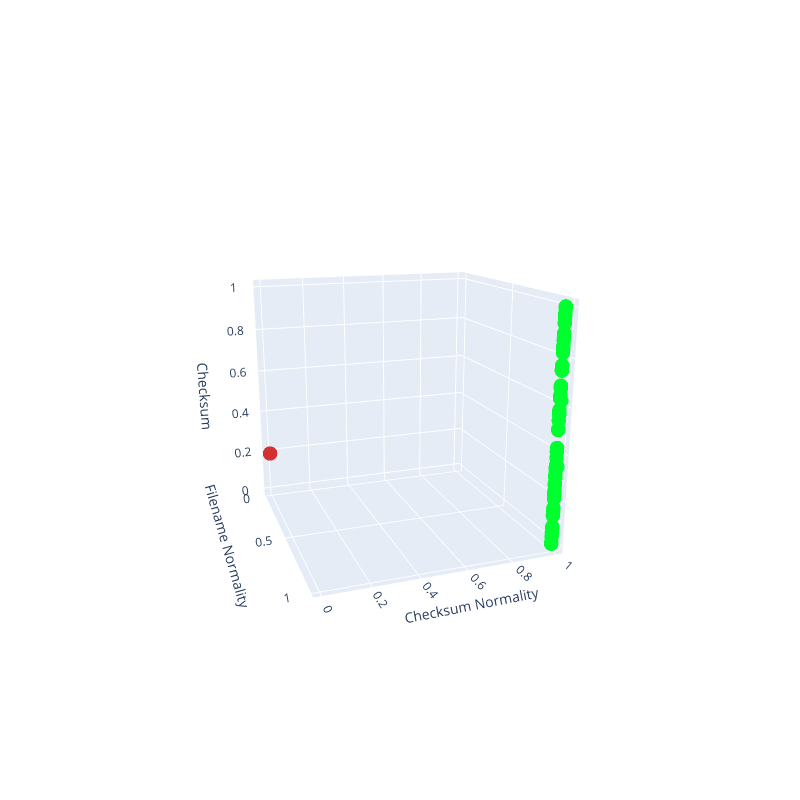

Notebook source saved alongside this figure:
### Markdown cell above
# Baseline: Files Executed During Boot

Axis descriptions:

- **Checksum**: Serves only to spread out the data for better visualization.
- **Filename Normality**: Shows how often file names appear in the baseline.
- **Checksum Normality**: Shows how often file contents appear in the baseline.

*Fewer matches, or values closer to zero, are more likely to be anomalous.*

***Rule of thumb:*** Green is good, red is bad.

### Code cell
x = analysis_df[['FileName_Count_Data','ImageChecksum_Count_Data', 'ImageChecksum_Data']].values
Scene = dict(xaxis = dict(title = 'Filename Normality'), yaxis = dict(title = 'Checksum Normality'), zaxis = dict(title = 'Checksum'))
trace = go.Scatter3d(
                     x=x[:, 0],
                     y=x[:, 1],
                     z=x[:, 2], 
                     mode='markers', 
                     marker=dict(
                                 color = analysis_df['ImageChecksum_Count_Data'], 
                                 colorscale=['#cf0000', '#00ff2f'],   # choose a colorscale
                                 opacity = 0.8, 
                                 size = 5
                     ), 
                     hovertemplate = analysis_df.FileName.astype(str)
                    )
layout = go.Layout(margin=dict(l=0,r=0), scene = Scene, height = 800, width = 800)
data = [trace]
fig = go.Figure(data = data, layout = layout)
fig.show()

### Figure 1 — Plotly figure (JSON) as saved in the notebook; plotly's stock layout.template omitted (floating-point values rounded to 4 significant figures; data arrays with more than 128 entries replaced by an {"elided": "..."} marker saying what was removed)
{"data": [{"hovertemplate": {"elided": "7501 str values"}, "marker": {"color": {"elided": "7501 int values"}, "colorscale": [[0, "#cf0000"], [1, "#00ff2f"]], "opacity": 0.8, "size": 5}, "mode": "markers", "type": "scatter3d", "x": {"elided": "7501 float values"}, "y": {"elided": "7501 int values"}, "z": {"elided": "7501 float values"}}], "layout": {"height": 800, "margin": {"l": 0, "r": 0}, "scene": {"aspectmode": "auto", "aspectratio": {"x": 1, "y": 1, "z": 1.0}, "camera": {"center": {"x": 0, "y": 0, "z": 0}, "eye": {"x": 2.805, "y": -0.995, "z": 0.8635}, "projection": {"type": "perspective"}, "up": {"x": 0, "y": 0, "z": 1}}, "xaxis": {"title": {"text": "Filename Normality"}, "type": "linear"}, "yaxis": {"title": {"text": "Checksum Normality"}, "type": "linear"}, "zaxis": {"title": {"text": "Checksum"}, "type": "linear"}}, "width": 800}}
